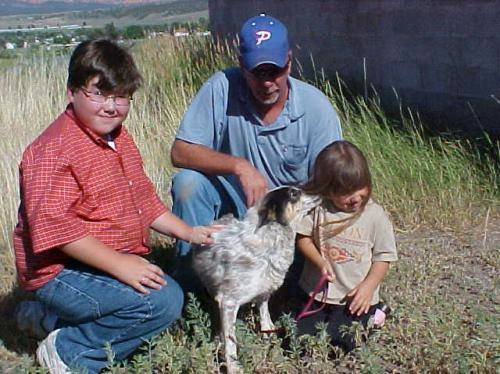
#> input picture dog_train/dog.10063.jpg, 500 x 374 px; its folder holds only this picture in this run
$ python main.py   (older library calls are emulated)
#> lines starting #> are read from the running program, lines starting #| are printed output that depends on the picture
#> the answer given: 3
#> the answer given: 1
#> in process_images_serial, img is the input picture: shape (374, 500, 3); mean B, G, R 103.3, 102.7, 111.1
### serial_convolution.py
import cv2
import numpy as np
import time
import os

# Function to apply Sobel filter on an image
def apply_sobel_filter(image):
    gray = cv2.cvtColor(image, cv2.COLOR_BGR2GRAY)
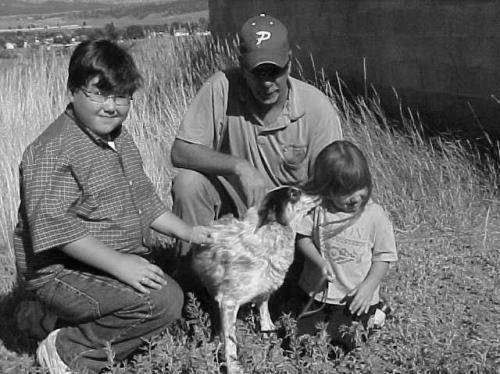
#> gray: shape (374, 500); min 0, max 254, mean 105.3
    sobelx = cv2.Sobel(gray, cv2.CV_64F, 1, 0, ksize=3)
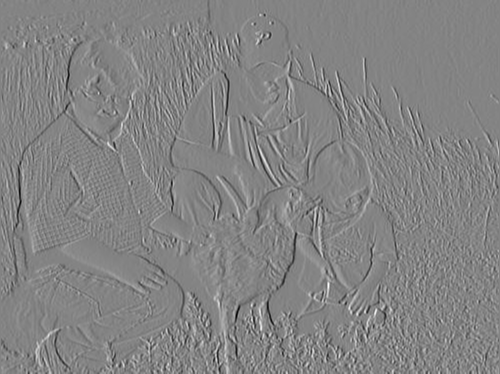
#> sobelx: shape (374, 500) float64; min -954, max 892, mean -0.8; drawn with min black and max white
    sobely = cv2.Sobel(gray, cv2.CV_64F, 0, 1, ksize=3)
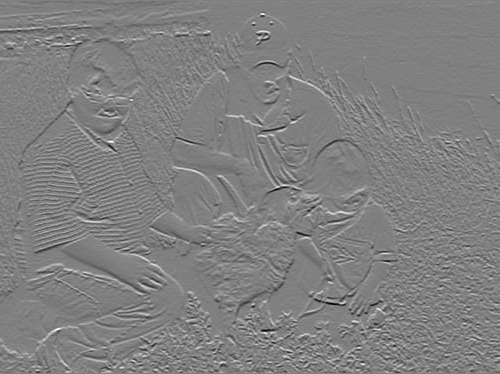
#> sobely: shape (374, 500) float64; min -872, max 858, mean 0.5; drawn with min black and max white
    sobel_combined = np.sqrt(sobelx**2 + sobely**2)
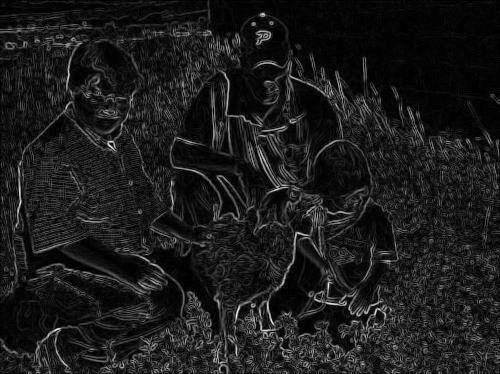
#> sobel_combined: shape (374, 500) float64; min 0, max 963.4, mean 107.3; drawn with min black and max white
    return sobel_combined

# Function to process images serially (one by one)
def process_images_serial(image_folder, num_images):
    images = os.listdir(image_folder)[:num_images]  # Get the specified number of images
    start_time = time.time()

    for img_name in images:
        img_path = os.path.join(image_folder, img_name)
        img = cv2.imread(img_path)
        if img is not None:
            apply_sobel_filter(img)  # Apply Sobel filter

    end_time = time.time()
    return (end_time - start_time) * 1000  # Return time taken in milliseconds

### parallel_convolution.py
import cv2
import numpy as np
import time
import os
from multiprocessing import Pool, cpu_count

# Function to apply Sobel filter on an image
def apply_sobel_filter(image_path):
    img = cv2.imread(image_path)
    if img is not None:
        gray = cv2.cvtColor(img, cv2.COLOR_BGR2GRAY)
        sobelx = cv2.Sobel(gray, cv2.CV_64F, 1, 0, ksize=3)
        sobely = cv2.Sobel(gray, cv2.CV_64F, 0, 1, ksize=3)
        sobel_combined = np.sqrt(sobelx**2 + sobely**2)

# Function to process images in parallel
def process_images_parallel(image_folder, num_images):
    images = [os.path.join(image_folder, img_name) for img_name in os.listdir(image_folder)[:num_images]]

    start_time = time.time()

    with Pool(cpu_count()) as pool:
        pool.map(apply_sobel_filter, images)

    end_time = time.time()
    return (end_time - start_time) * 1000  # Return time taken in milliseconds

### main.py
import serial_convolution
import parallel_convolution
import time

def main():
    image_folder = 'dog_train'  # Folder where your dog images are stored

    # Ask the user for number of iterations
    num_iterations = int(input("Please input number of iterations: "))

    # Initialize lists to store results
    results = []

    # Run for each iteration
    for iteration in range(num_iterations):
        # Ask the user how many images to process in this iteration
        num_images = int(input(f"Please input number of images for iteration {iteration + 1}: "))

        # Process images serially
        serial_time = serial_convolution.process_images_serial(image_folder, num_images)

        # Process images in parallel
        parallel_time = parallel_convolution.process_images_parallel(image_folder, num_images)

        # Calculate speedup (serial / parallel)
        speedup = serial_time / parallel_time if parallel_time > 0 else float('inf')

        # Store the result in a dictionary
        results.append({
            'Iteration': iteration + 1,
            'Images': num_images,
            'Serial Time (ms)': round(serial_time, 4),
            'Parallel Time (ms)': round(parallel_time, 4),
            'Speedup': round(speedup, 4)
        })

    # Display the results in table format
    print("\nResults Table:")
    print("{:<10} {:<10} {:<20} {:<20} {:<10}".format('Iteration', 'Images', 'Serial Time (ms)', 'Parallel Time (ms)', 'Speedup'))
    for result in results:
        print("{:<10} {:<10} {:<20} {:<20} {:<10}".format(result['Iteration'], result['Images'], result['Serial Time (ms)'], result['Parallel Time (ms)'], result['Speedup']))

if __name__ == "__main__":
    main()
